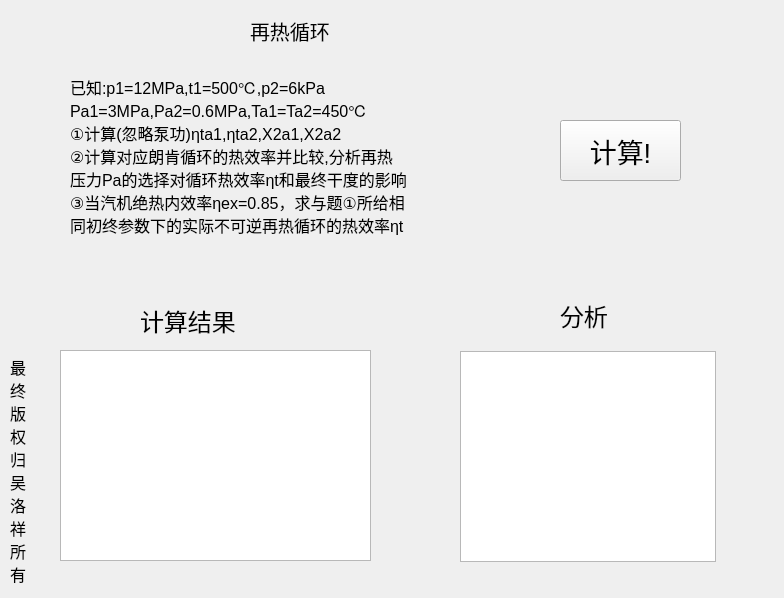
<?xml version="1.0" encoding="UTF-8"?>
<ui version="4.0">
 <class>ThermodynamicsAssignments</class>
 <widget class="QWidget" name="ThermodynamicsAssignments">
  <property name="geometry">
   <rect>
    <x>0</x>
    <y>0</y>
    <width>784</width>
    <height>598</height>
   </rect>
  </property>
  <property name="windowTitle">
   <string>Form</string>
  </property>
  <widget class="QLabel" name="label1">
   <property name="geometry">
    <rect>
     <x>250</x>
     <y>10</y>
     <width>101</width>
     <height>41</height>
    </rect>
   </property>
   <property name="font">
    <font>
     <pointsize>15</pointsize>
    </font>
   </property>
   <property name="text">
    <string>再热循环</string>
   </property>
  </widget>
  <widget class="QLabel" name="label1_3">
   <property name="geometry">
    <rect>
     <x>140</x>
     <y>290</y>
     <width>121</width>
     <height>61</height>
    </rect>
   </property>
   <property name="font">
    <font>
     <pointsize>18</pointsize>
    </font>
   </property>
   <property name="layoutDirection">
    <enum>Qt::LeftToRight</enum>
   </property>
   <property name="text">
    <string>计算结果</string>
   </property>
  </widget>
  <widget class="QPushButton" name="pushButton">
   <property name="geometry">
    <rect>
     <x>560</x>
     <y>120</y>
     <width>121</width>
     <height>61</height>
    </rect>
   </property>
   <property name="font">
    <font>
     <pointsize>20</pointsize>
    </font>
   </property>
   <property name="text">
    <string>计算!</string>
   </property>
  </widget>
  <widget class="QLabel" name="label1_4">
   <property name="geometry">
    <rect>
     <x>560</x>
     <y>270</y>
     <width>61</width>
     <height>91</height>
    </rect>
   </property>
   <property name="font">
    <font>
     <pointsize>18</pointsize>
    </font>
   </property>
   <property name="text">
    <string>分析</string>
   </property>
  </widget>
  <widget class="QTextBrowser" name="textBrowser">
   <property name="geometry">
    <rect>
     <x>60</x>
     <y>350</y>
     <width>311</width>
     <height>211</height>
    </rect>
   </property>
   <property name="font">
    <font>
     <pointsize>12</pointsize>
    </font>
   </property>
   <property name="html">
    <string>&lt;!DOCTYPE HTML PUBLIC &quot;-//W3C//DTD HTML 4.0//EN&quot; &quot;http://www.w3.org/TR/REC-html40/strict.dtd&quot;&gt;
&lt;html&gt;&lt;head&gt;&lt;meta name=&quot;qrichtext&quot; content=&quot;1&quot; /&gt;&lt;style type=&quot;text/css&quot;&gt;
p, li { white-space: pre-wrap; }
&lt;/style&gt;&lt;/head&gt;&lt;body style=&quot; font-family:'SimSun'; font-size:12pt; font-weight:400; font-style:normal;&quot;&gt;
&lt;p style=&quot;-qt-paragraph-type:empty; margin-top:0px; margin-bottom:0px; margin-left:0px; margin-right:0px; -qt-block-indent:0; text-indent:0px; font-size:8pt;&quot;&gt;&lt;br /&gt;&lt;/p&gt;&lt;/body&gt;&lt;/html&gt;</string>
   </property>
  </widget>
  <widget class="QLabel" name="label1_2">
   <property name="geometry">
    <rect>
     <x>70</x>
     <y>50</y>
     <width>441</width>
     <height>211</height>
    </rect>
   </property>
   <property name="font">
    <font>
     <pointsize>12</pointsize>
    </font>
   </property>
   <property name="text">
    <string>已知:p1=12MPa,t1=500℃,p2=6kPa
Pa1=3MPa,Pa2=0.6MPa,Ta1=Ta2=450℃
①计算(忽略泵功)ηta1,ηta2,X2a1,X2a2
②计算对应朗肯循环的热效率并比较,分析再热
压力Pa的选择对循环热效率ηt和最终干度的影响
③当汽机绝热内效率ηex=0.85，求与题①所给相
同初终参数下的实际不可逆再热循环的热效率ηt</string>
   </property>
  </widget>
  <widget class="QTextBrowser" name="textBrowser_2">
   <property name="geometry">
    <rect>
     <x>460</x>
     <y>351</y>
     <width>256</width>
     <height>211</height>
    </rect>
   </property>
   <property name="font">
    <font>
     <pointsize>18</pointsize>
    </font>
   </property>
  </widget>
  <widget class="QLabel" name="label">
   <property name="geometry">
    <rect>
     <x>10</x>
     <y>350</y>
     <width>41</width>
     <height>241</height>
    </rect>
   </property>
   <property name="font">
    <font>
     <pointsize>12</pointsize>
    </font>
   </property>
   <property name="text">
    <string>最
终
版
权
归
吴
洛
祥
所
有</string>
   </property>
  </widget>
 </widget>
 <resources/>
 <connections>
  <connection>
   <sender>pushButton</sender>
   <signal>clicked()</signal>
   <receiver>ThermodynamicsAssignments</receiver>
   <slot>calculate_answer()</slot>
   <hints>
    <hint type="sourcelabel">
     <x>631</x>
     <y>161</y>
    </hint>
    <hint type="destinationlabel">
     <x>377</x>
     <y>280</y>
    </hint>
   </hints>
  </connection>
  <connection>
   <sender>pushButton</sender>
   <signal>clicked()</signal>
   <receiver>ThermodynamicsAssignments</receiver>
   <slot>summarize()</slot>
   <hints>
    <hint type="sourcelabel">
     <x>664</x>
     <y>164</y>
    </hint>
    <hint type="destinationlabel">
     <x>692</x>
     <y>361</y>
    </hint>
   </hints>
  </connection>
 </connections>
 <slots>
  <slot>calculate_answer()</slot>
  <slot>summarize()</slot>
 </slots>
</ui>
